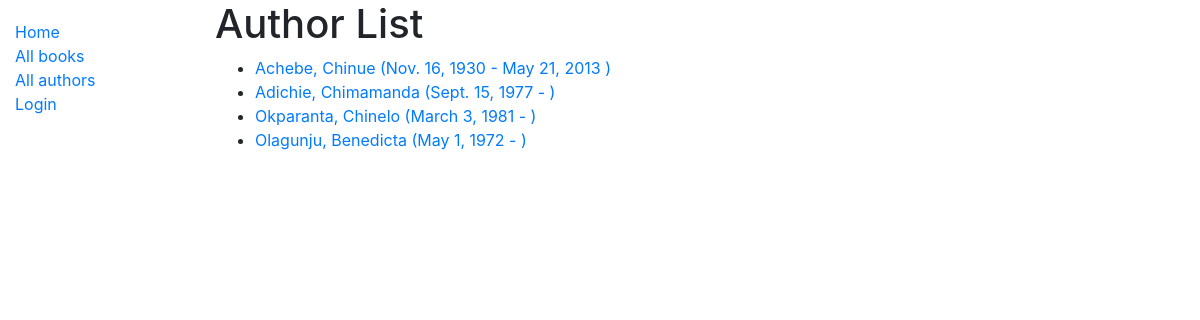
Screenshot of /catalog/authors/ with the database file from the repository.
### catalog/models.py (models this page shows, shortened)
class Author(models.Model):
	first_name = models.CharField(max_length=100)
	last_name = models.CharField(max_length=100)
	date_of_birth = models.DateField(null=True, blank=True)
	date_of_death = models.DateField('died', null=True, blank=True)
	class Meta:
		ordering = ['last_name', 'first_name']

### catalog/views.py (the view)
# urls.py: path('authors/', views.AuthorListView.as_view(), name='authors'),
class AuthorListView(generic.ListView):
	model = Author
	context_object_name = 'author_list'
	queryset = Author.objects.all()
	template_name = 'catalog/author_list.html'

### catalog/templates/catalog/author_list.html
{% extends 'base.html' %}
{% block content %}
	<h1>Author List</h1>
	<ul>
		{% for author in author_list %}
			<li><a href="">{{ author.last_name }}, {{ author.first_name }} ({{ author.date_of_birth }} -
			{% if author.date_of_death %}
			{{ author.date_of_death }}
			{% endif %})</a></li>
		{% endfor %}
	</ul>
{% endblock %}

### rows the page displays
Author: last_name "Achebe", first_name "Chinue", date_of_birth "Nov. 16, 1930", date_of_death "May 21, 2013"
Author: last_name "Adichie", first_name "Chimamanda", date_of_birth "Sept. 15, 1977"
Author: last_name "Okparanta", first_name "Chinelo", date_of_birth "March 3, 1981"
Author: last_name "Olagunju", first_name "Benedicta", date_of_birth "May 1, 1972"
